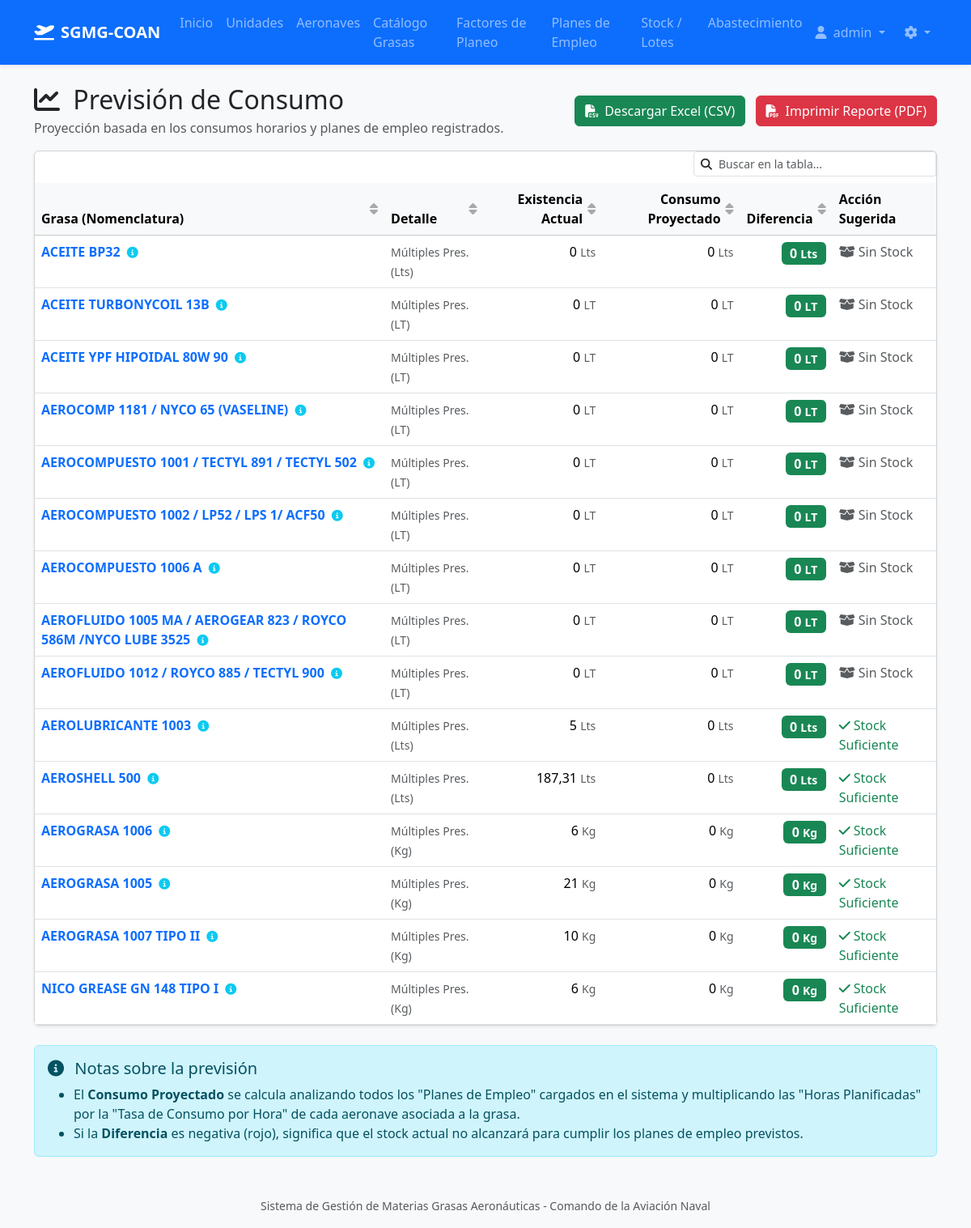
The page /procurement/ (signed in) on the database its author committed.
### core/models.py (models this page shows, shortened)
class CustomUser(AbstractUser):
    unit = models.ForeignKey(
        'Unit',
        on_delete=models.SET_NULL,
        null=True,
        blank=True,
        related_name='users',
        verbose_name="Unidad / Escuadrilla Asignada",
        help_text="Asignar una unidad para restringir al usuario a consumos únicamente de esta ubicación."
    )

class GreaseType(models.Model):
    unidad = models.CharField(max_length=50, verbose_name="UNIDAD")
    presentacion = models.DecimalField(max_digits=10, decimal_places=2, verbose_name="PRESENTACIÓN")
    nomenclatura = models.CharField(max_length=150, verbose_name="NOMENCLATURA")
    nne_nsn = models.CharField(max_length=100, verbose_name="N.N.E. / N.S.N.", blank=True, null=True)
    sibys = models.CharField(max_length=100, verbose_name="SIBYS", blank=True, null=True)
    nato = models.CharField(max_length=100, verbose_name="NATO", blank=True, null=True)
    normas_mil_otras = models.CharField(max_length=200, verbose_name="NORMAS MIL / OTRAS", blank=True, null=True)
    shelf_life_months = models.PositiveIntegerField(verbose_name="Vida Útil Total (Meses)")
    recertification_allowed = models.BooleanField(default=False, verbose_name="Permite Re-certificación")
    minimum_stock = models.DecimalField(max_digits=10, decimal_places=2, default=0, verbose_name="Stock Mínimo Permanente", help_text="Punto de pedido. El sistema enviará alertas si el stock cae por debajo de esta cantidad.")
    class Meta:
        verbose_name = "Tipo de Grasa / Aceite"
        verbose_name_plural = "Tipos de Grasas / Aceites"
        unique_together = ('nomenclatura', 'presentacion', 'normas_mil_otras')

### core/views.py (the view, shortened to what this page needs)
# urls.py: path('procurement/', views.ProcurementForecastingView.as_view(), name='procurement_forecast'),
class ProcurementForecastingView(LoginRequiredMixin, TemplateView):
    template_name = 'core/procurement_forecast.html'
    def get_context_data(self, **kwargs):
        context = super().get_context_data(**kwargs)
        grease_types = GreaseType.objects.all()
        forecast_dict = {}
        update_batch_statuses()
        for gt in grease_types:
            total_available = sum(b.available_quantity for b in gt.batches.filter(status__in=['SERVICEABLE', 'NEAR_EXPIRATION']))
            if gt.nomenclatura not in forecast_dict:
                forecast_dict[gt.nomenclatura] = {
                    'grease_type': gt,
                    'total_available': 0,
                    'plan_details_map': {}
                }
            forecast_dict[gt.nomenclatura]['total_available'] += total_available
        forecast_data = []
        for nom, data in forecast_dict.items():
            data['plan_details'] = list(data['plan_details_map'].values())
            data['total_projected'] = sum(p['projected'] for p in data['plan_details'])
            shortfall = data['total_projected'] - data['total_available']
            data['shortfall'] = shortfall if shortfall > 0 else 0
            data['recommended_purchase'] = data['shortfall']
            forecast_data.append(data)
        context['forecast_data'] = forecast_data
        return context

### core/services.py (called while the page is built)
def update_batch_statuses():
    today = timezone.now().date()
    warning_date = today + timedelta(days=180) # 6 months warning
    GreaseBatch.objects.filter(
        expiration_date__lte=today,
        status__in=['SERVICEABLE', 'NEAR_EXPIRATION']
    ).update(status='EXPIRED')
    GreaseBatch.objects.filter(
        expiration_date__gt=today,
        expiration_date__lte=warning_date,
        status__in=['SERVICEABLE', 'EXPIRED'] # Added EXPIRED here to catch retests that are now near expiration
    ).update(status='NEAR_EXPIRATION')
    GreaseBatch.objects.filter(
        expiration_date__gt=warning_date,
        status__in=['EXPIRED', 'NEAR_EXPIRATION']
    ).update(status='SERVICEABLE')

### core/templatetags/core_filters.py (called while the page is built)
@register.filter
def smart_number(value):
    try:
        if isinstance(value, Decimal):
            d = value.normalize()
            return int(d) if d == d.to_integral() else d
        f_val = float(value)
        if f_val.is_integer():
            return int(f_val)
        return f_val
    except (ValueError, TypeError):
        return value

@register.filter
def abs_val(value):
    try:
        return abs(value)
    except TypeError:
        return value

### core/templates/core/procurement_forecast.html (shortened to what this page needs)
{% extends 'base.html' %}
{% load core_filters %}
{% block content %}
<div class="d-flex justify-content-between align-items-center mt-4 mb-3">
    <div>
        <h2 class="mb-0"><i class="fa-solid fa-chart-line me-2"></i> Previsión de Consumo</h2>
        <p class="text-muted mb-0 mt-1">Proyección basada en los consumos horarios y planes de empleo registrados.</p>
    </div>
    <div>
        <a href="{% url 'export_procurement_forecast_csv' %}" class="btn btn-success me-2"><i class="fa-solid fa-file-csv me-2"></i>Descargar Excel (CSV)</a>
        <a href="{% url 'export_procurement_forecast_pdf' %}" class="btn btn-danger"><i class="fa-solid fa-file-pdf me-2"></i>Imprimir Reporte (PDF)</a>
    </div>
</div>
<div class="card shadow-sm">
    <div class="card-body p-0">
        <table class="table table-hover mb-0">
            <thead class="table-light">
                <tr>
                    <th>Grasa (Nomenclatura)</th>
                    <th>Detalle</th>
                    <th class="text-end">Existencia Actual</th>
                    <th class="text-end">Consumo Proyectado</th>
                    <th class="text-end">Diferencia</th>
                    <th>Acción Sugerida</th>
                </tr>
            </thead>
            <tbody>
                {% for row in forecast_data %}
                <tr>
                    <td>
                        <a href="#" data-bs-toggle="modal" data-bs-target="#planDetailsModal{{ row.grease_type.id }}" class="text-decoration-none" title="Ver detalle de planes de empleo">
                            <strong>{{ row.grease_type.nomenclatura }} <i class="fa-solid fa-circle-info ms-1 text-info fa-sm"></i></strong>
                        </a>
                    </td>
                    <td><small class="text-muted">Múltiples Pres. ({{ row.grease_type.unidad }})</small></td>
                    <td class="text-end">{{ row.total_available|smart_number }} <small class="text-muted">{{ row.grease_type.unidad }}</small></td>
                    <td class="text-end">{{ row.total_projected|smart_number }} <small class="text-muted">{{ row.grease_type.unidad }}</small></td>
                    <td class="text-end">
                        <span class="badge {% if row.shortfall > 0 %}bg-danger{% else %}bg-success{% endif %} fs-6">
                            {{ row.shortfall|abs_val|smart_number }} <small>{{ row.grease_type.unidad }}</small>
                        </span>
                    </td>
                    <td>
                        {% if row.shortfall > 0 %}
                            <a href="#" class="btn btn-sm btn-outline-danger"><i class="fa-solid fa-cart-plus"></i> Iniciar Adquisición</a>
                        {% elif row.total_available <= 0 %}
                            <span class="text-muted"><i class="fa-solid fa-box-open"></i> Sin Stock</span>
                        {% else %}
                            <span class="text-success"><i class="fa-solid fa-check"></i> Stock Suficiente</span>
                        {% endif %}
                    </td>
                </tr>
                {% empty %}
                <tr>
                    <td colspan="6" class="text-center py-4 text-muted">No hay datos suficientes para proyectar consumos.</td>
                </tr>
                {% endfor %}
            </tbody>
        </table>
    </div>
</div>
<div class="alert alert-info mt-4 pb-0">
    <h5><i class="fa-solid fa-circle-info me-2"></i> Notas sobre la previsión</h5>
    <ul>
        <li>El <strong>Consumo Proyectado</strong> se calcula analizando todos los "Planes de Empleo" cargados en el sistema y multiplicando las "Horas Planificadas" por la "Tasa de Consumo por Hora" de cada aeronave asociada a la grasa.</li>
        <li>Si la <strong>Diferencia</strong> es negativa (rojo), significa que el stock actual no alcanzará para cumplir los planes de empleo previstos.</li>
    </ul>
</div>
{% endblock %}

### templates/base.html (shortened to what this page needs)
<!DOCTYPE html>
{% load static %}
<html lang="es">
<head>
    <link href="https://cdn.jsdelivr.net/npm/bootstrap@5.3.2/dist/css/bootstrap.min.css" rel="stylesheet">
    <link rel="stylesheet" href="https://cdnjs.cloudflare.com/ajax/libs/font-awesome/6.4.2/css/all.min.css">
    <link href="{% static 'css/style.css' %}" rel="stylesheet">
</head>
<body class="bg-light">
    <nav class="navbar navbar-expand-lg navbar-dark bg-primary shadow-sm mb-4">
        <div class="container">
            <a class="navbar-brand d-flex align-items-center" href="/">
                <i class="fa-solid fa-plane-departure me-2"></i>
                <strong>SGMG-COAN</strong>
            </a>
            <div class="collapse navbar-collapse" id="navbarNav">
                <ul class="navbar-nav me-auto">
                    <li class="nav-item">
                        <a class="nav-link" href="/">Inicio</a>
                    </li>
                    {% if user.is_authenticated %}
                    <li class="nav-item">
                        <a class="nav-link" href="{% url 'unit_list' %}">Unidades</a>
                    </li>
                    <li class="nav-item">
                        <a class="nav-link" href="{% url 'aircraft_list' %}">Aeronaves</a>
                    </li>
                    <li class="nav-item">
                        <a class="nav-link" href="{% url 'grease_list' %}">Catálogo Grasas</a>
                    </li>
                    <li class="nav-item">
                        <a class="nav-link" href="{% url 'association_list' %}">Factores de Planeo</a>
                    </li>
                    <li class="nav-item">
                        <a class="nav-link" href="{% url 'flightplan_list' %}">Planes de Empleo</a>
                    </li>
                    <li class="nav-item">
                        <a class="nav-link" href="{% url 'batch_list' %}">Stock / Lotes</a>
                    </li>
                    <li class="nav-item">
                        <a class="nav-link" href="{% url 'procurement_forecast' %}">Abastecimiento</a>
                    </li>
                    {% endif %}
                </ul>
                <ul class="navbar-nav ms-auto">
                    {% if user.is_authenticated %}
                        <li class="nav-item dropdown">
                            <a class="nav-link dropdown-toggle" href="#" id="navbarDropdown" role="button" data-bs-toggle="dropdown" aria-expanded="false">
                                <i class="fa-solid fa-user me-1"></i> {{ user.username }}
                            </a>
                        </li>
                        {% if user.is_staff or 'Administrador' in user.groups.all|join:',' or 'Logistica' in user.groups.all|join:',' %}
                        <li class="nav-item dropdown ms-2">
                            <a class="nav-link dropdown-toggle" href="#" id="configDropdown" role="button" data-bs-toggle="dropdown" aria-expanded="false" title="Configuración del Sistema">
                                <i class="fa-solid fa-gear"></i>
                            </a>
                        </li>
                        {% endif %}
                    {% else %}
                        <li class="nav-item">
                            <a class="nav-link" href="{% url 'login' %}">Iniciar Sesión</a>
                        </li>
                    {% endif %}
                </ul>
            </div>
        </div>
    </nav>
    <div class="container">
        {% block content %}
        {% endblock %}
    </div>
    <footer class="text-center mt-5 mb-3 text-muted">
        <small>Sistema de Gestión de Materias Grasas Aeronáuticas - Comando de la Aviación Naval</small>
    </footer>
</body>
</html>

### rows shown on the page
CustomUser: username "admin"
GreaseType: grease_type.nomenclatura "ACEITE BP32", grease_type.unidad "Lts", total_available|smart_number "0", total_projected|smart_number "0", shortfall|abs_val "0", shows "Sin Stock"
GreaseType: grease_type.nomenclatura "ACEITE TURBONYCOIL 13B", grease_type.unidad "LT", total_available|smart_number "0", total_projected|smart_number "0", shortfall|abs_val "0", shows "Sin Stock"
GreaseType: grease_type.nomenclatura "ACEITE YPF HIPOIDAL 80W 90", grease_type.unidad "LT", total_available|smart_number "0", total_projected|smart_number "0", shortfall|abs_val "0", shows "Sin Stock"
GreaseType: grease_type.nomenclatura "AEROCOMP 1181 / NYCO 65 (VASELINE)", grease_type.unidad "LT", total_available|smart_number "0", total_projected|smart_number "0", shortfall|abs_val "0", shows "Sin Stock"
GreaseType: grease_type.nomenclatura "AEROCOMPUESTO 1001 / TECTYL 891 / TECTYL 502", grease_type.unidad "LT", total_available|smart_number "0", total_projected|smart_number "0", shortfall|abs_val "0", shows "Sin Stock"
GreaseType: grease_type.nomenclatura "AEROCOMPUESTO 1002 / LP52 / LPS 1/ ACF50", grease_type.unidad "LT", total_available|smart_number "0", total_projected|smart_number "0", shortfall|abs_val "0", shows "Sin Stock"
GreaseType: grease_type.nomenclatura "AEROCOMPUESTO 1006 A", grease_type.unidad "LT", total_available|smart_number "0", total_projected|smart_number "0", shortfall|abs_val "0", shows "Sin Stock"
GreaseType: grease_type.nomenclatura "AEROFLUIDO 1005 MA / AEROGEAR 823 / ROYCO 586M /NYCO LUBE 3525", grease_type.unidad "LT", total_available|smart_number "0", total_projected|smart_number "0", shortfall|abs_val "0", shows "Sin Stock"
GreaseType: grease_type.nomenclatura "AEROFLUIDO 1012 / ROYCO 885 / TECTYL 900", grease_type.unidad "LT", total_available|smart_number "0", total_projected|smart_number "0", shortfall|abs_val "0", shows "Sin Stock"
GreaseType: grease_type.nomenclatura "AEROLUBRICANTE 1003", grease_type.unidad "Lts", total_available|smart_number "5", total_projected|smart_number "0", shortfall|abs_val "0", shows "Stock Suficiente"
GreaseType: grease_type.nomenclatura "AEROSHELL 500", grease_type.unidad "Lts", total_available|smart_number "187,31", total_projected|smart_number "0", shortfall|abs_val "0", shows "Stock Suficiente"
GreaseType: grease_type.nomenclatura "AEROGRASA 1006", grease_type.unidad "Kg", total_available|smart_number "6", total_projected|smart_number "0", shortfall|abs_val "0", shows "Stock Suficiente"
GreaseType: grease_type.nomenclatura "AEROGRASA 1005", grease_type.unidad "Kg", total_available|smart_number "21", total_projected|smart_number "0", shortfall|abs_val "0", shows "Stock Suficiente"
GreaseType: grease_type.nomenclatura "AEROGRASA 1007 TIPO II", grease_type.unidad "Kg", total_available|smart_number "10", total_projected|smart_number "0", shortfall|abs_val "0", shows "Stock Suficiente"
GreaseType: grease_type.nomenclatura "NICO GREASE GN 148 TIPO I", grease_type.unidad "Kg", total_available|smart_number "6", total_projected|smart_number "0", shortfall|abs_val "0", shows "Stock Suficiente"
